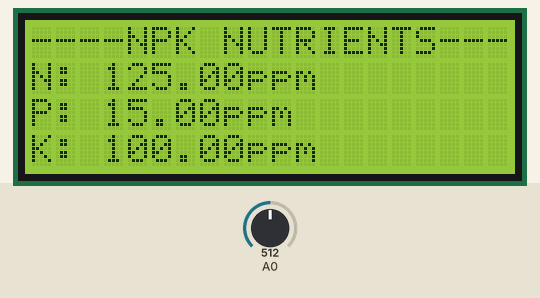
Recording of a sketch running on a simulated Arduino Uno, built with avr-gcc and run on an emulated ATmega328P. Shown: 20×4 character LCD. The inputs (shaded band) are chosen by the test bench; at power-on: A0 = 512. The modem accepts every AT command (registered, SIM ready, sends succeed) and sends nothing else; what the sketch prints to the serial monitor is not drawn.

Above: at 7.2 s.
7.3 s: A0 set to 716
At 20.87 s:
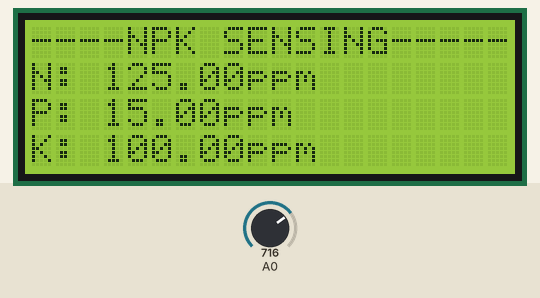
At 22.2 s:
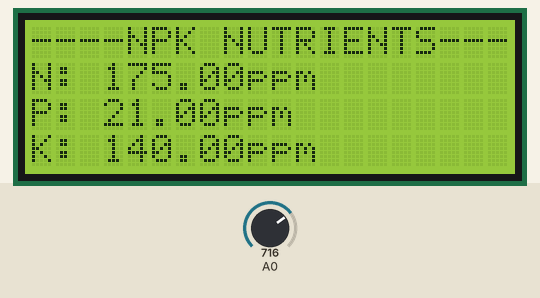
Timing chart, 0 to 23.7 s (numbered marks = the images above; inputs shaded):
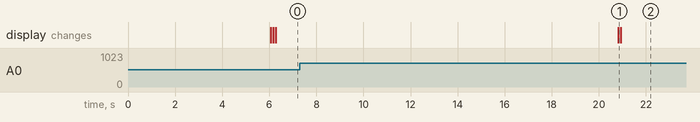

The sketch:

SOIL-NPK.ino
```cpp
#include <SoftwareSerial.h>
#include <LiquidCrystal.h>

// Create object named SIM900 of the class SoftwareSerial
SoftwareSerial SIM900(8, 7);

LiquidCrystal lcd(12, 11, 5, 4, 3, 2);

//
//
void setup() {
  SIM900.begin(9600);  // Define baud rate for software serial communication
  Serial.begin(9600); // Define baud rate for serial communication
Serial.println("setup complete!");
  lcd.begin(20,4 ); //initialize the interface of the lcd screen
  lcd.print("Initializing...");
  lcd.setCursor(0, 1);
  lcd.print("NPK CHECKING");
  delay(6000);
    lcd.clear();

}

//end of setup

//start void loop

void loop()
{
  int sensorPin = analogRead(A0); //this pin will be used to support the power connection
//  inquiry frame for getting soil NPK nutrient values
  float nitrogen = map(sensorPin, 0, 1023, 1, 250);// NITROGEN Sensor
  float phosphorus = map(sensorPin, 0, 1023, 1, 30);// PHOSPHORUS Sensor
  float potassium = map(sensorPin, 0, 1023, 1, 200);// POTASSIUM Sensor
  delay(100);


  lcd.setCursor(0, 0);
  lcd.print("----NPK SENSING----");
  delay(100);

  //clear lcd data so as to print NPK nutrient that will depend on variable resistors
  lcd.clear();

  lcd.setCursor(0,0 );
  lcd.print("----NPK NUTRIENTS----");

  lcd.setCursor(0,1 );
  lcd.print("N: ");
  lcd.print(nitrogen);
  lcd.println("ppm");

 lcd.println();
 lcd.setCursor(0,2);
 lcd.print("P: ");
 lcd.print(phosphorus);
 lcd.println("ppm");

 lcd.println();
 lcd.setCursor(0,3);
 lcd.print("K: ");
 lcd.print(potassium);
 lcd.println("ppm ");
  delay(100);

  Serial.print("NITROGEN = ");
  Serial.print(nitrogen);
  Serial.println(" ppm");

  Serial.print("PHOSPHORUS = ");
  Serial.print(phosphorus);
  Serial.println(" ppm");

  Serial.print("POTASSIUM = ");
  Serial.print(potassium);
  Serial.println(" ppm");
  Serial.println("----------------");

  delay(100);

if(SIM900.available())
Serial.write(SIM900.read());

  Serial.println("...HTTP POST METHOD...");
  SIM900.println("AT"); // Check Communication
  delay(100);
  ShowSerialData(); // Print response on the serial monitor
  delay(100);

  SIM900.println("AT+CPIN?");//Pin code of the sim is accepted or not
  delay(100);

  SIM900.println("AT+CREG?"); //Gives information about access technology
  delay(100);

  SIM900.println("AT+CGATT?");//Attach or deattach pacakge domain service
  delay(100);

  SIM900.println("AT+CIPSHUT");//GPRS tcp contact
  delay(100);

   SIM900.println("AT+CIPSTATUS");//Return the connection status
  delay(100);

  SIM900.println("AT+CIPMUX=0");//Device single or multi ip address
  delay(100);
  ShowSerialData();

   SIM900.println("AT+CSTT=\"airtelgprs.com\"");//start task and setting the APN,
  delay(100);
  ShowSerialData();

  SIM900.println("AT+CIICR");//bring up wireless connection
  delay(100);
  ShowSerialData();

  SIM900.println("AT+CIFSR");//get local IP adress
  delay(100);
  ShowSerialData();

  SIM900.println("AT+CIPSPRT=0"); //echo if is prompt or not
  delay(100);
  ShowSerialData();

  SIM900.println("AT+CIPSTART=\"TCP\",\"localhost/soil-npk-test/nutrient.php\",\"3306\"");//start up the connection to database
  delay(100);
  ShowSerialData();

  SIM900.println("AT+CIPSEND");  //begin send data to remote server
  delay(100);
  ShowSerialData();

   //Sending data to server
  String data = "GET soil-npk-test/nutrient.php";
  Serial.println(data);
  SIM900.println(data);   //begin send data to remote server
  delay(100);
  ShowSerialData();

  SIM900.println((char)26);  //sending collected data to database
  delay(200);  //waitting for reply, important! the time is base on the condition of internet
  SIM900.println();
  ShowSerialData();

  SIM900.println("AT+CIPSHUT"); //close the connection
  delay(100);
  ShowSerialData();
  Serial.println("Data Submitted Successful");
  delay(100);

  Serial.println("");
  Serial.println("next soil nutrients test");
  delay(1000);

  Serial.println("");
  Serial.println("..........................");
  Serial.println("");
  Serial.println("..........................");

}

  void ShowSerialData()
{
  while (SIM900.available() != 0)
    Serial.write(SIM900.read());
  delay(1000);

}
```

Measured:
- after the input at 7.3 s, the display: first differs from a run without the input after 13.6 s (image 2)
